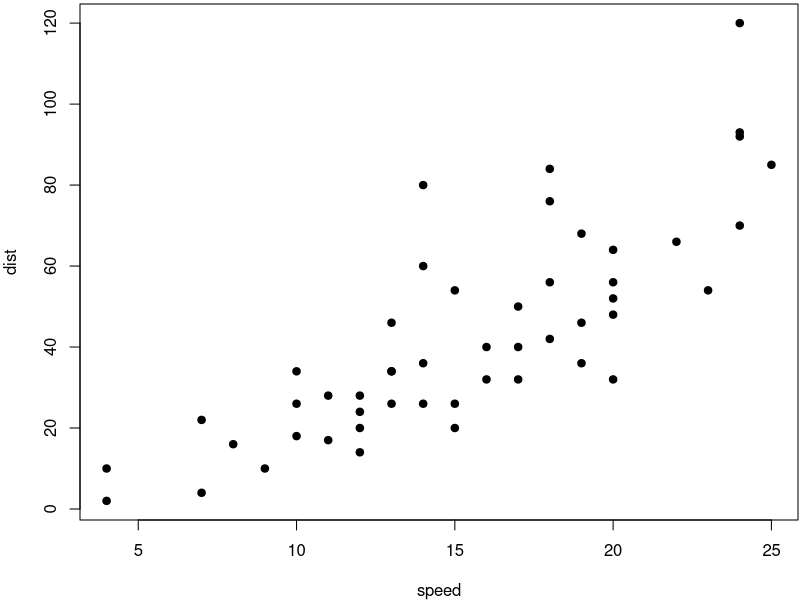
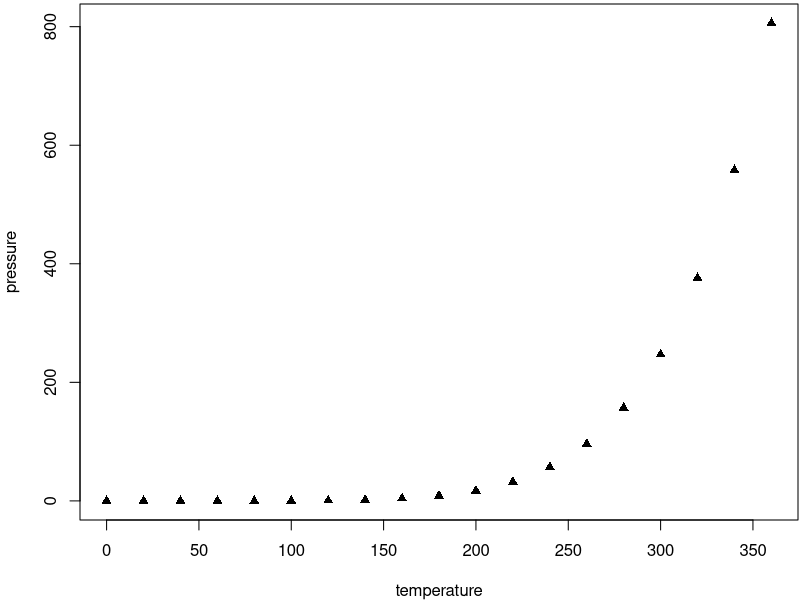

These figures' R source, in order:
## ---- chunk 1

### eval: evaluates a code chunk
### echo: echo source code or not
### results: 'hide', 'asis'? idk

## ---- chunk 2
### collapse: 'True' or "FALSE':make the output compact by merging the text output and source code into a single code block in the output
### include: 
### warning: FALSE
### message: FALSE
## ---- chunk 3
### fig.width; fig.height; in single option = fig.dim = c(3,2); width followed by height.
## ---- chunk 4
### out.width; out.height is for output width and height in percentatges
### fig.aligh: left center or right
### dev: record r plots: pdf for latex, png for html, svg or jpeg
### fig.cap: caption for figure
### child: opens child document and Idk wtf this is;
## ---- chunk 5
knitr::opts_chunk$set(fig.width = 6, collapse = TRUE)

## ---- chunk 6
par(mar = c(4,4,0.2,0.1))
plot(cars, pch = 19)
plot(pressure, pch = 17)
## ---- chunk 7
knitr::kable(iris[1:5,], caption = 'A Caption')
